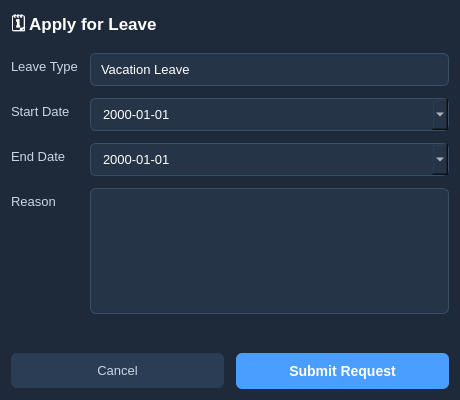
<?xml version="1.0" encoding="UTF-8"?>
<ui version="4.0">
 <class>LeaveDialog</class>
 <widget class="QDialog" name="LeaveDialog">
  <property name="geometry">
   <rect>
    <x>0</x>
    <y>0</y>
    <width>460</width>
    <height>400</height>
   </rect>
  </property>
  <property name="windowTitle">
   <string>Apply for Leave</string>
  </property>
  <property name="styleSheet">
   <string>
    QDialog { background:#1e2a3a; }
    QLabel  { color:#c8d6e5; font-size:13px; }
    QLabel#dlgTitle { color:#ffffff; font-size:17px; font-weight:bold; }
    QLineEdit, QComboBox, QDateEdit, QTextEdit {
      background:#253447; border:1px solid #3a4f66;
      border-radius:6px; padding:7px 10px; color:#ffffff; font-size:13px;
    }
    QLineEdit:focus, QComboBox:focus, QDateEdit:focus, QTextEdit:focus { border-color:#4a9eff; }
    QComboBox::drop-down { border:none; }
    QComboBox QAbstractItemView { background:#253447; color:#fff; selection-background-color:#4a9eff; }
    QPushButton#btnSubmit {
      background:#4a9eff; color:#fff; border:none;
      border-radius:6px; font-size:14px; font-weight:bold; padding:10px;
    }
    QPushButton#btnSubmit:hover { background:#3a8ef0; }
    QPushButton#btnCancel {
      background:#2a3d55; color:#c8d6e5; border:none;
      border-radius:6px; font-size:13px; padding:10px;
    }
   </string>
  </property>
  <layout class="QVBoxLayout">
   <property name="spacing">
    <number>12</number>
   </property>
   <property name="contentsMargins" stdset="0">
    <number>28</number>
   </property>
   <item>
    <widget class="QLabel" name="dlgTitle">
     <property name="text">
      <string>🗓 Apply for Leave</string>
     </property>
    </widget>
   </item>
   <item>
    <layout class="QFormLayout">
     <item row="0" column="0">
      <widget class="QLabel" name="label">
       <property name="text">
        <string>Leave Type</string>
       </property>
      </widget>
     </item>
     <item row="0" column="1">
      <widget class="QComboBox" name="cmbLeaveType">
       <item>
        <property name="text">
         <string>Vacation Leave</string>
        </property>
       </item>
       <item>
        <property name="text">
         <string>Sick Leave</string>
        </property>
       </item>
       <item>
        <property name="text">
         <string>Emergency Leave</string>
        </property>
       </item>
       <item>
        <property name="text">
         <string>Maternity/Paternity Leave</string>
        </property>
       </item>
       <item>
        <property name="text">
         <string>Other</string>
        </property>
       </item>
      </widget>
     </item>
     <item row="1" column="0">
      <widget class="QLabel" name="label">
       <property name="text">
        <string>Start Date</string>
       </property>
      </widget>
     </item>
     <item row="1" column="1">
      <widget class="QDateEdit" name="dtStart">
       <property name="displayFormat">
        <string>yyyy-MM-dd</string>
       </property>
       <property name="calendarPopup">
        <bool>true</bool>
       </property>
      </widget>
     </item>
     <item row="2" column="0">
      <widget class="QLabel" name="label">
       <property name="text">
        <string>End Date</string>
       </property>
      </widget>
     </item>
     <item row="2" column="1">
      <widget class="QDateEdit" name="dtEnd">
       <property name="displayFormat">
        <string>yyyy-MM-dd</string>
       </property>
       <property name="calendarPopup">
        <bool>true</bool>
       </property>
      </widget>
     </item>
     <item row="3" column="0">
      <widget class="QLabel" name="label">
       <property name="text">
        <string>Reason</string>
       </property>
      </widget>
     </item>
     <item row="3" column="1">
      <widget class="QTextEdit" name="txtReason"/>
     </item>
    </layout>
   </item>
   <item>
    <widget class="QLabel" name="errorLabel">
     <property name="styleSheet">
      <string>color:#ff5f5f;</string>
     </property>
     <property name="text">
      <string/>
     </property>
    </widget>
   </item>
   <item>
    <layout class="QHBoxLayout">
     <item>
      <widget class="QPushButton" name="btnCancel">
       <property name="text">
        <string>Cancel</string>
       </property>
      </widget>
     </item>
     <item>
      <widget class="QPushButton" name="btnSubmit">
       <property name="text">
        <string>Submit Request</string>
       </property>
      </widget>
     </item>
    </layout>
   </item>
  </layout>
 </widget>
 <resources/>
 <connections/>
</ui>
